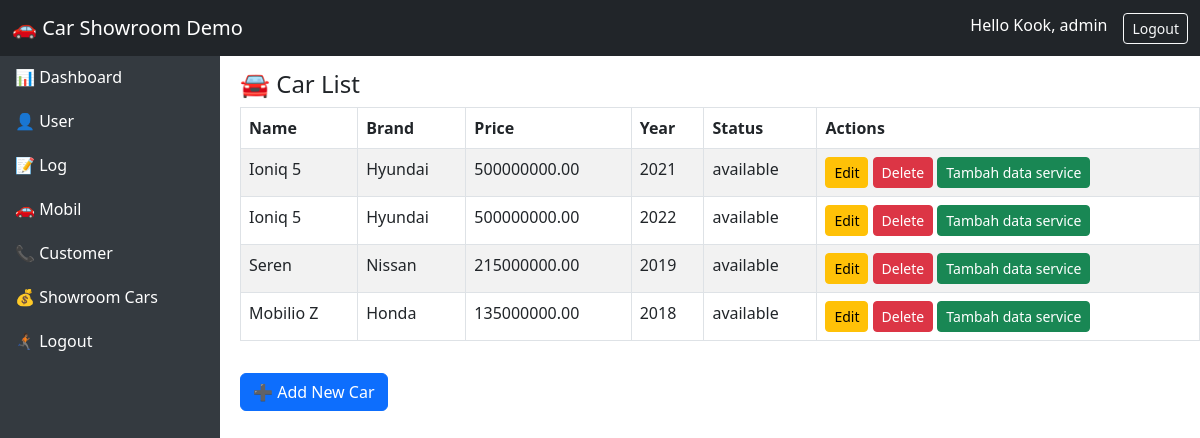
Page /demo/dashboard/carlist/ (signed in) on the earlier database version.
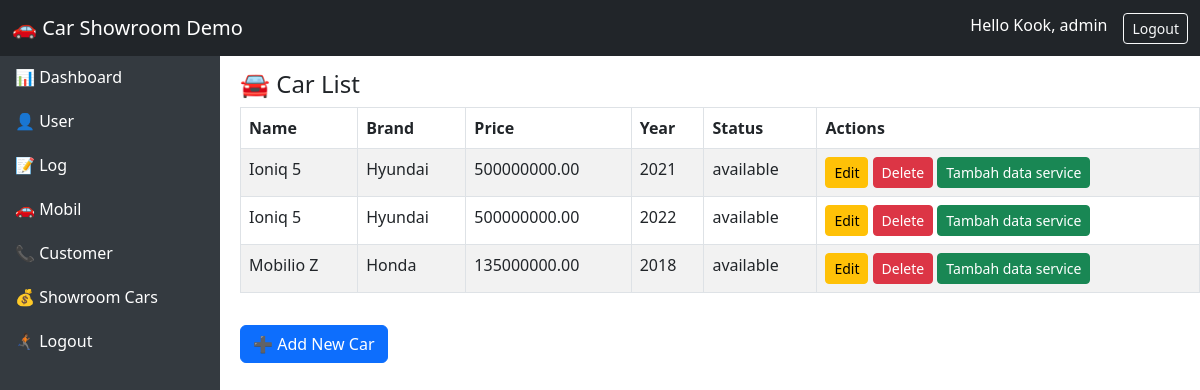
Same page on the later database version.
### cars/models.py (models this page shows, shortened)
class Cars(models.Model):
    id = models.AutoField(primary_key=True)
    nama = models.CharField(max_length=100)
    harga = models.DecimalField(max_digits=12, decimal_places=2)
    merek = models.CharField(max_length=50)
    model = models.CharField(max_length=50)
    tahun = models.IntegerField()
    kilometer = models.IntegerField()
    transmisi = models.CharField(max_length=20, choices=[('auto','Otomatis'), ('manual', 'Manual')])
    jenis_bahan_bakar = models.CharField(max_length=20, choices=[('bensin','Bensin'), ('diesel', 'Diesel'), ('elektrik', 'Elektrik')])
    mesin = models.CharField(max_length=50)
    tempat_duduk = models.IntegerField()
    deskripsi = models.TextField()
    gambar = models.ImageField(upload_to='cars/images/',blank=True, null=True)
    status = models.CharField(max_length=20,
                              choices=[('available','Available'),('sold','Sold'),('booked','Booked')],default='available')

### demo/views.py (the view)
# urls.py: path('dashboard/carlist/', demo_carlist_dashboard, name='demo_carlist_dashboard'),
def demo_carlist_dashboard(request):
    if not request.user.is_authenticated:
        return redirect("demo_login")
    cars = Cars.objects.all()
    return render(request, "demo/car_list_dashboard.html", {"cars": cars})

### demo/templates/demo/car_list_dashboard.html (shortened to what this page needs)
{% extends 'demo/base.html' %}
{% block content %}
<h4>🚘 Car List</h4>
<table class="table table-bordered table-striped">
  <thead>
    <tr>
      <th>Name</th>
      <th>Brand</th>
      <th>Price</th>
      <th>Year</th>
      <th>Status</th>
      {% if request.user.role in 'admin sales' %}
        <th>Actions</th>
      {% endif %}
    </tr>
  </thead>
  <tbody>
    {% for car in cars %}
      <tr>
        <td><a href="{% url 'detail_car' car.id %}" class="text-decoration-none text-dark" style="font-weight: normal; text-decoration: none;">{{car.nama}}</td>
        <td>{{ car.merek }}</td>
        <td>{{ car.harga }}</td>
        <td>{{ car.tahun }}</td>
        <td>{{ car.status }}</td>
        {% if request.user.role == 'admin' %}
        <td>
          <a href="{% url 'update_car' car.id %}?next={% url 'demo_carlist_dashboard' %}" class="btn btn-sm btn-warning">Edit</a>
          <a href="{% url 'delete_car' car.id %}?next={% url 'demo_carlist_dashboard' %}" class="btn btn-sm btn-danger">Delete</a>
          <a href="{% url 'service_history' car.id %}?next={% url 'demo_carlist_dashboard' %}" class="btn btn-sm btn-success">Tambah data service</a>
        </td>
        {% elif request.user.role == 'sales' %}
        <td>
          <a href="{% url 'update_car' car.id %}?next={% url 'demo_carlist_dashboard' %}" class="btn btn-sm btn-warning">Update</a>
        </td>
        {% endif %}
      </tr>
    {% endfor %}
  </tbody>
</table>
{% if request.user.role == 'admin' %}
  <a href="{% url 'create_car' %}" class="btn btn-primary mt-3">➕ Add New Car</a>
{% elif request.user.role == 'customer' %}
  <a href="{% url 'demo_order' %}" class="btn btn-success mt-3">🛒 Create Trade-In Order</a>
{% endif %}
{% endblock %}

Differences in the rows shown:
removed Cars: nama "Seren", merek "Nissan", harga "215000000.00", tahun "2019", status "available"
